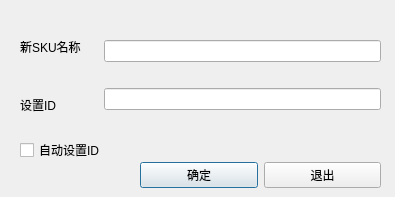
<?xml version="1.0" encoding="UTF-8"?>
<ui version="4.0">
 <class>Add_Sku_Dialog</class>
 <widget class="QDialog" name="Add_Sku_Dialog">
  <property name="geometry">
   <rect>
    <x>0</x>
    <y>0</y>
    <width>395</width>
    <height>197</height>
   </rect>
  </property>
  <property name="windowTitle">
   <string>Dialog</string>
  </property>
  <widget class="QWidget" name="horizontalLayoutWidget">
   <property name="geometry">
    <rect>
     <x>20</x>
     <y>20</y>
     <width>361</width>
     <height>111</height>
    </rect>
   </property>
   <layout class="QHBoxLayout" name="horizontalLayout">
    <item>
     <layout class="QVBoxLayout" name="verticalLayout_2">
      <item>
       <widget class="QLabel" name="nameLabel">
        <property name="text">
         <string>新SKU名称     </string>
        </property>
       </widget>
      </item>
      <item>
       <widget class="QLabel" name="idLabel">
        <property name="text">
         <string>设置ID</string>
        </property>
       </widget>
      </item>
     </layout>
    </item>
    <item>
     <layout class="QVBoxLayout" name="verticalLayout">
      <item>
       <widget class="QLineEdit" name="nameLineEdit"/>
      </item>
      <item>
       <widget class="QLineEdit" name="idLineEdit"/>
      </item>
     </layout>
    </item>
   </layout>
  </widget>
  <widget class="QCheckBox" name="checkBox">
   <property name="geometry">
    <rect>
     <x>20</x>
     <y>140</y>
     <width>121</width>
     <height>20</height>
    </rect>
   </property>
   <property name="text">
    <string>自动设置ID</string>
   </property>
  </widget>
  <widget class="QWidget" name="horizontalLayoutWidget_2">
   <property name="geometry">
    <rect>
     <x>140</x>
     <y>160</y>
     <width>241</width>
     <height>31</height>
    </rect>
   </property>
   <layout class="QHBoxLayout" name="horizontalLayout_2">
    <item>
     <widget class="QPushButton" name="confirmButton">
      <property name="text">
       <string>确定</string>
      </property>
     </widget>
    </item>
    <item>
     <widget class="QPushButton" name="cancelButton">
      <property name="text">
       <string>退出</string>
      </property>
     </widget>
    </item>
   </layout>
  </widget>
 </widget>
 <resources/>
 <connections/>
</ui>
